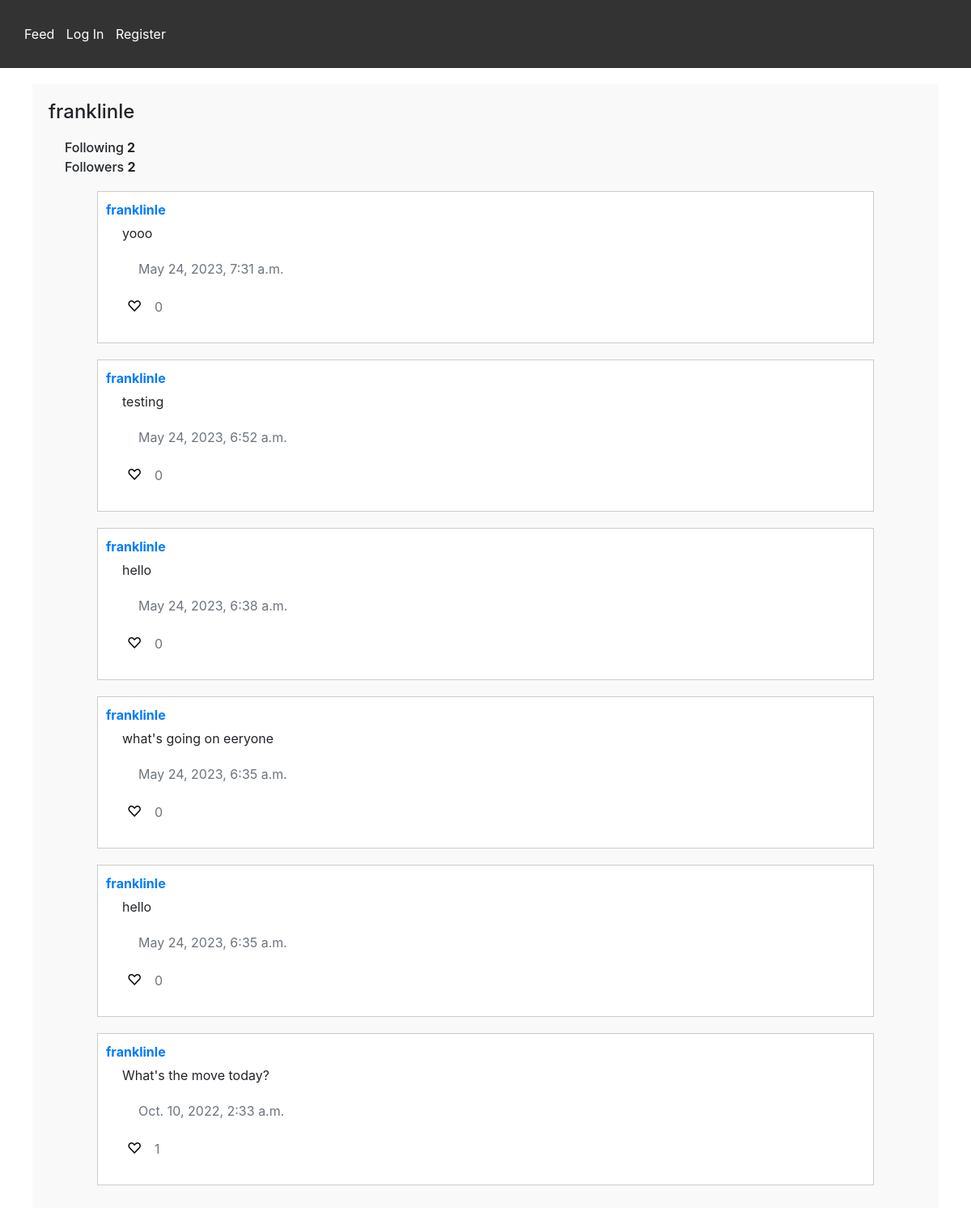
Before: /profile/franklinle with the older database file.
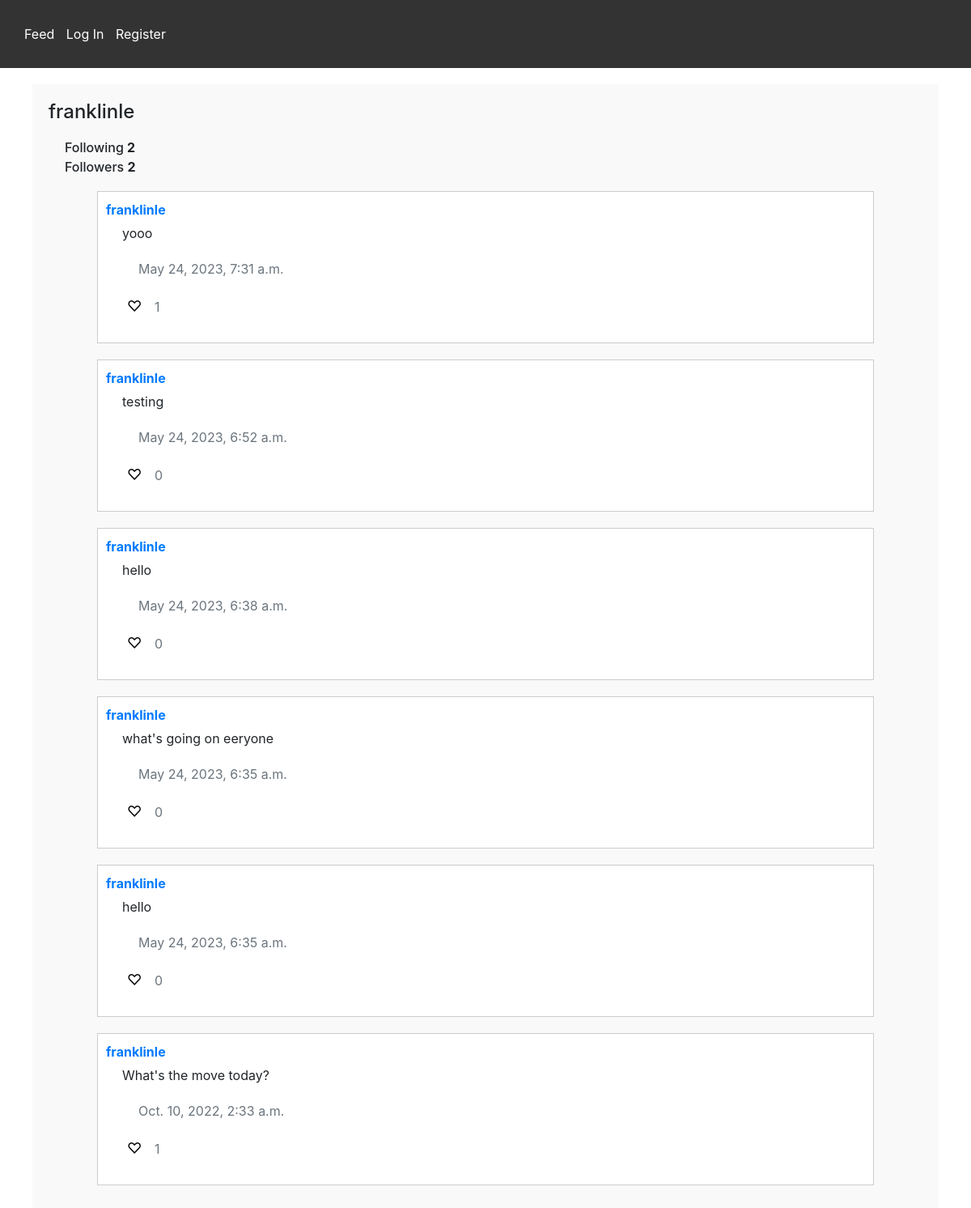
After: the same page with the newer database file.
### networkApp/models.py (models this page shows)
class Posts(models.Model):
    user = models.ForeignKey(User, on_delete=models.CASCADE, related_name="posts")
    time_posted = models.DateTimeField(default=timezone.now)
    content = models.CharField(max_length=300)
    likes = models.ManyToManyField(User, related_name="like", default=None, blank=True)
    like_count = models.BigIntegerField(default=0)

class User(AbstractUser):
    pass

### networkApp/views.py (the view)
# urls.py: path("profile/<str:user>", views.profile, name="profile"),
def profile(request, user):
    profileUserID = User.objects.get(username=user).id
    userPosts = Posts.objects.filter(
        user_id=profileUserID).order_by('-time_posted')
    paginator = Paginator(userPosts, 10)
    page_number = request.GET.get('page', 1)
    try:
        page_obj = paginator.get_page(page_number)
    except EmptyPage:
        page_obj = paginator.get_page(1)
    following = UserFollowing.objects.filter(user_id=profileUserID)
    if request.user.is_authenticated == True:
        currentUserID = User.objects.get(username=request.user).id
        if User.objects.get(username=request.user).id == profileUserID:
            followButton = False
        else:
            followButton = True
            try:
                followCheck = UserFollowing.objects.get(
                    user_id=currentUserID, following_user_id=profileUserID)
                if followCheck:
                    following = True
            except UserFollowing.DoesNotExist:
                following = False
    else:
        currentUserID = None
        followButton = False
    profUser = User.objects.get(id=profileUserID)
    followingCount = len(profUser.following.all())
    followerCount = len(profUser.followers.all())
    return render(request, "networkApp/profile.html", {
        "profUser": profUser,
        "page_obj": page_obj,
        "followButton": followButton,
        "currentUserID": currentUserID,
        "following": following,
        "followingCount": followingCount,
        "followerCount": followerCount
    })

### networkApp/templates/networkApp/profile.html (shortened to what this page needs)
{% extends "networkApp/layout.html" %}  {% block body %}
<div id="new-post-section-background">
  <h3 id="profileUser">{{ profUser }}</h3>
  <div>
    <h6>Following <span id="following-number">{{ followingCount }}</span></h6>
    <h6>Followers <span id="followers-number">{{ followerCount }}</span></h6>
  </div>
  <div class="posts-section">
    <div class="posts-section">
      {% for post in page_obj %}
      <div id="post-{{ post.id }}" class="post">
        <p>
          <a
            href="{% url 'profile' post.user %}"
            data-url="{% url 'editPost' %}"
            ><strong>{{ post.user }}</strong></a
          >
        </p>
        <div id="content-{{ post.id }}" class="post-content">
          {{ post.content }}
          <div class="text-muted">{{ post.time_posted }}</div>
        </div>
        <div>
          <button
            id="like-{{ post.id }}"
            class="like-button"
            value="{{ post.id }}"
            type="button"
          >
            ♡
          </button>
          <span id="like_count_{{post.id}}" class="text-muted"
            >{{ post.like_count }}</span
          >
        </div>
      </div>
      {% endfor %}
    </div>
    {% endblock %}

Changed rows visible on the page:
changed Posts "yooo": like_count "0" → "1"
